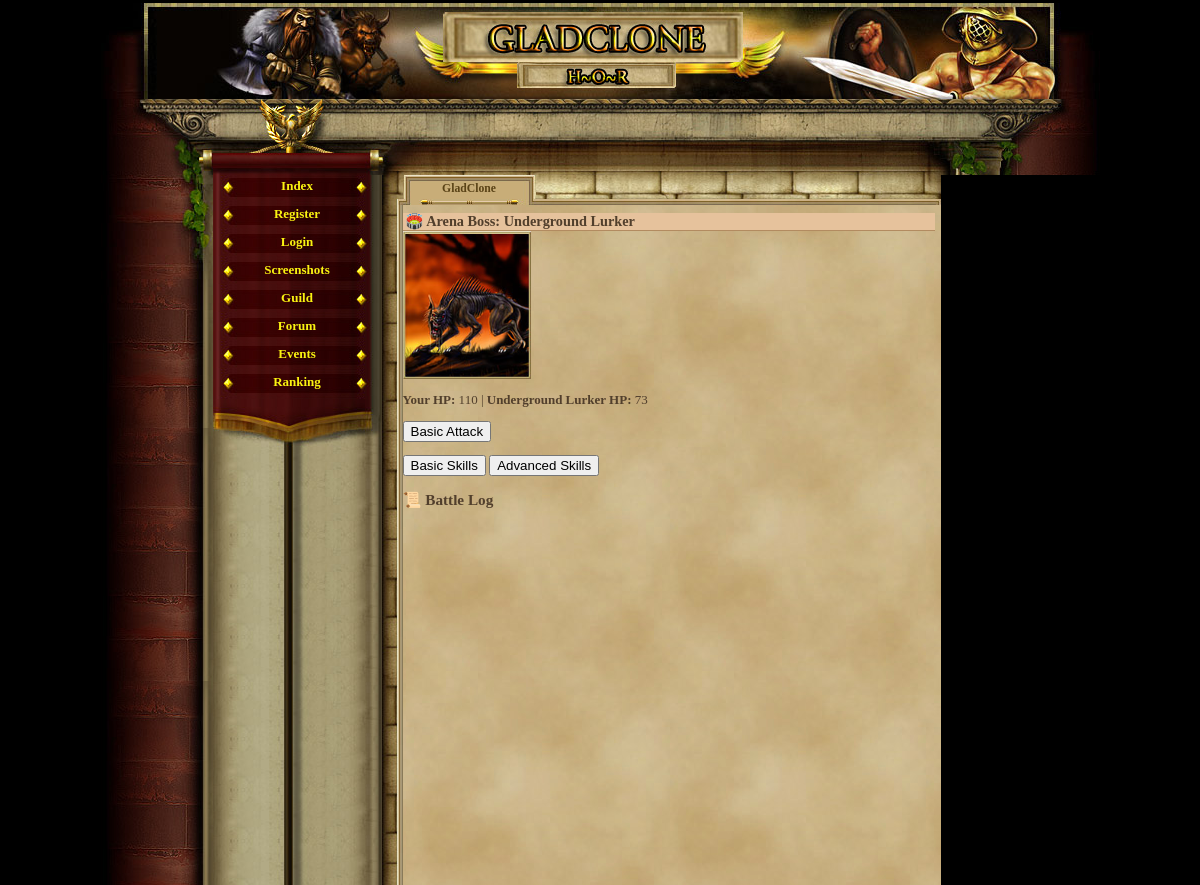
Screenshot of /arena_boss.php (signed in) with the database file from the repository.
### tables this page shows
CREATE TABLE `enemies` (
  `id` int(11) NOT NULL AUTO_INCREMENT,
  `name` varchar(100) DEFAULT NULL,
  `level` int(11) DEFAULT NULL,
  `min_hp` int(11) DEFAULT NULL,
  `max_hp` int(11) DEFAULT NULL,
  `min_dmg` int(11) DEFAULT NULL,
  `max_dmg` int(11) DEFAULT NULL,
  `xp_reward` int(11) DEFAULT NULL,
  `gold_reward` int(11) DEFAULT NULL,
  `image` varchar(100) DEFAULT NULL,
  `is_boss` tinyint(1) NOT NULL DEFAULT '0',
  `event_type` varchar(50) DEFAULT NULL,
  PRIMARY KEY (`id`)
);

### arena_boss.php (the view, shortened to what this page needs)
<?php
require_once('var/ustawienia.php');
require_once('gora_strony.php');
require_once('menu_l.php');
if (!isset($_SESSION['boss_enemy'])) {
    $enemy = $conn->query("SELECT * FROM enemies WHERE is_boss = 1 ORDER BY RAND() LIMIT 1")->fetch_assoc();
}
$enemy = $_SESSION['boss_enemy'];
$enemy_hp = $_SESSION['boss_enemy_hp'];
$player_hp = $_SESSION['boss_player_hp'];
?>
<h2>🏟️ Arena Boss: <?= htmlspecialchars($enemy['name']) ?></h2>
<img src="images/enemies/<?= htmlspecialchars($enemy['image']) ?>" width="128"><br>
<p><strong>Your HP:</strong> <?= $player_hp ?> | <strong><?= $enemy['name'] ?> HP:</strong> <?= $enemy_hp ?></p>
<?php if ($enemy_hp > 0 && $player_hp > 0): ?>
    <form method="post"><button type="submit" name="action" value="basic">Basic Attack</button></form>
    <button onclick="showTab('basic')">Basic Skills</button>
    <button onclick="showTab('advanced')">Advanced Skills</button>
<?php elseif ($enemy_hp <= 0): ?>
    <h3>🎉 You defeated <?= $enemy['name'] ?>!</h3>
    <form method="post"><button name="reset">Start New Boss</button></form>
<?php else: ?>
    <h3>💀 You were defeated.</h3>
    <form method="post"><button name="reset">Try Again</button></form>
<?php endif; ?>
<h3>📜 Battle Log</h3>

### game_05.css (style rules this page uses)
body, html { margin: 0; padding: 0; font-family:"Palatino Linotype", "Times New Roman", Times, serif; text-align: center; color: #513F2C; background-color: #000; font-size:16px; }
h2 { text-align:left; border-bottom:1px solid #b28b60; color:#513F2C; background-color:#e6c29c; margin:8px 0px 0px 0px; padding-left:3px; font-size:1.1em; }

### rows the page displays
enemies: name "Underground Lurker", image (picture)

### other values shown
$player_hp "110"
$enemy_hp "73"
